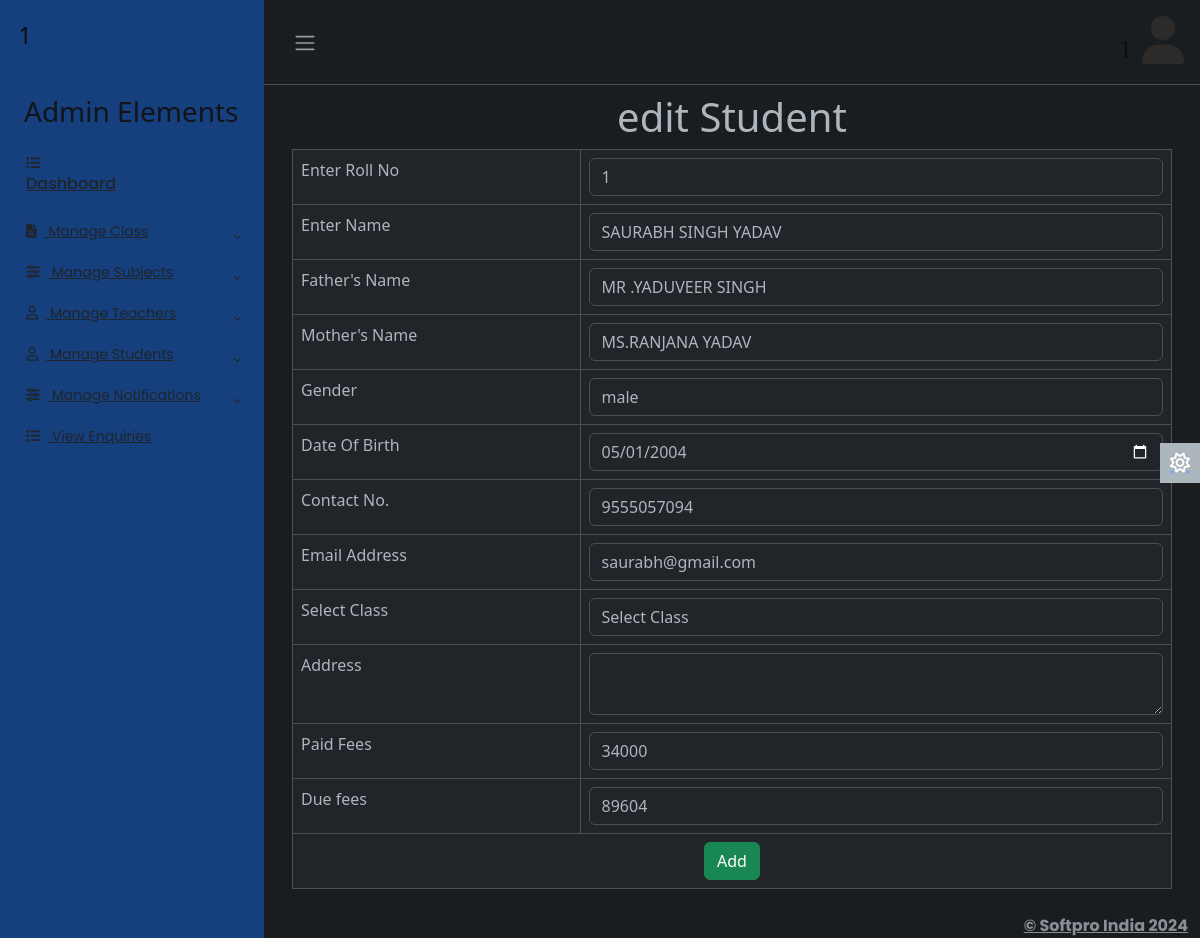
The page /adminapp/editst/1 (signed in) on the database its author committed.
### adminapp/models.py (models this page shows)
class Student(models.Model):
    rollno=models.IntegerField()
    name=models.CharField(max_length=50)
    fname=models.CharField(max_length=50)
    mname=models.CharField(max_length=50)
    gender=models.CharField(max_length=10)
    dob=models.CharField(max_length=15)
    contactno=models.CharField(max_length=50)
    emailaddress=models.EmailField(max_length=50)
    address=models.TextField()
    sclass=models.CharField(max_length=30)
    feepaid=models.CharField(max_length=10)
    password=models.CharField(max_length=50)
    duefees=models.CharField(max_length=50)
    pic=models.ImageField(upload_to='')
    created_date=models.DateTimeField()

### adminapp/views.py (the view, shortened to what this page needs)
# urls.py: path('editst/<id>',views.editst,name='editst'),
@cache_control(no_store=True,no_cache=True,must_revalidate=True)
def editst(req,id):
    try:
        if req.session['adminid']!=None:
            adminid=req.session['adminid']
            st=Student.objects.get(rollno=id)
            cl=Classes.objects.all()
            return render(req,'editstudent.html',{'adminid':adminid,'st':st,'cl':cl})
    except KeyError:
        return redirect('login')

### adminapp/templates/editstudent.html (shortened to what this page needs)
{% extends 'adminbase.html' %}
{% load static %}
{% block admin %}
<div class="row">
    <div class="col-sm-12">
        <h1 class="text-center"> edit Student</h1>
        <form method="post">
            <table class="table table-bordered">
                <tr>
                    <td>Enter Roll No</td>
                    <td>
                        <input type="text" name="rollno" class="form-control"   value="{{st.rollno}}"       placeholder="Enter Roll No.">
                    </td>
                </tr>
                <tr>
                    <td>Enter Name</td>
                    <td>
                        <input type="text" name="name" class="form-control"   value="{{ st.name}}"       placeholder="Enter Name">
                    </td>
                </tr>
                <tr>
                    <td>Father's Name</td>
                    <td>
                        <input type="text" name="fname" class="form-control"    value="{{ st.fname}}"      placeholder="Enter father's Name">
                    </td>
                </tr>
                <tr>
                    <td>Mother's Name</td>
                    <td>
                        <input type="text" name="mname" class="form-control"    value="{{st.mname}}"      placeholder="Enter Mother's Name">
                    </td>
                </tr>
                <tr>
                    <td>Gender</td>
                    <td>
                            <input type="text" name="gender" value="{{st.gender}}" class="form-control">
                    </td>
                </tr>
                <tr>
                    <td>Date Of Birth</td>
                    <td>
                        <input type="date" name="dob" class="form-control" value="{{st.dob}}" placeholder="Enter DOB">
                    </td>
                </tr>
                <tr>
                    <td>Contact No.</td>
                    <td>
                        <input type="number" name="contactno" class="form-control" value="{{st.contactno}}" placeholder="Enter Contact No.">
                    </td>
                </tr>
                <tr>
                    <td>Email Address</td>
                    <td>
                        <input type="email" name="emailaddress" class="form-control"    value="{{st.emailaddress}}"      placeholder="Enter Email Id" required>
                    </td>
                </tr>
                <tr>
                    <td>Select Class</td>
                    <td>
                        <select name="sclass" class="form-control">
                            <option value="">Select Class </option>
                        </select>
                    </td>
                </tr>
                <tr>
                    <td>Address</td>
                    <td>
                        <textarea name="address"   value="{{st.address}}"       class="form-control" ></textarea>
                    </td>
                </tr>
                <tr>
                    <td>Paid Fees</td>
                    <td>
                        <input type="number" name="feepaid"    value="{{st.feepaid}}"      class="form-control">
                    </td>
                </tr>
                <tr>
                    <td>Due fees</td>
                    <td>
                        <input type="text" name="duefees"    value="{{st.duefees}}"      class="form-control">
                    </td>
                </tr>
                <tr>
                    <td colspan="2" class="text-center">
                        <button type="submit" class="btn btn-success">Add</button>
                    </td>
                </tr>
            </table>
        </form>
    </div>
</div>
{% endblock %}

### adminapp/static/css/adminstyle.css (style rules this page uses)
body { font-family: 'Poppins', sans-serif; font-size: 0.875rem; opacity: 1; overflow-y: scroll; margin: 0; }

### rows shown on the page
Student: rollno "1", name "SAURABH SINGH YADAV", fname "MR .YADUVEER SINGH", mname "MS.RANJANA YADAV", gender "male", dob "05/01/2004", contactno "9555057094", emailaddress "saurabh@gmail.com", feepaid "34000", duefees "89604"

### other values the page prints
{{ adminid }} "1"
